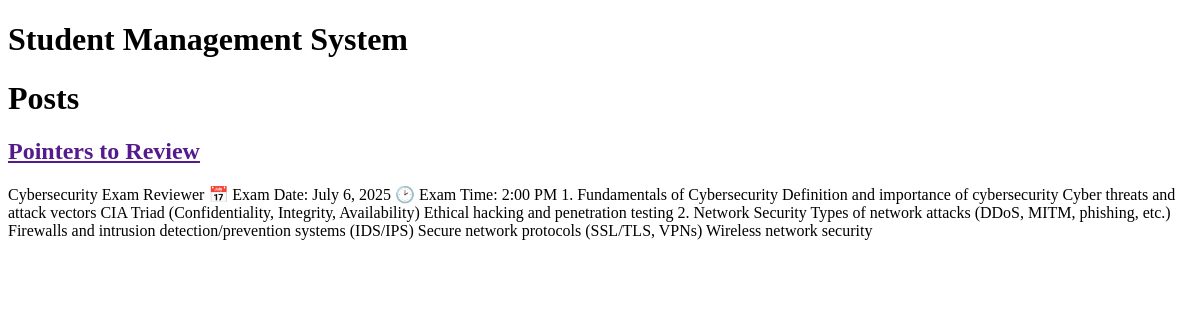
Page /post/ on the earlier database version.
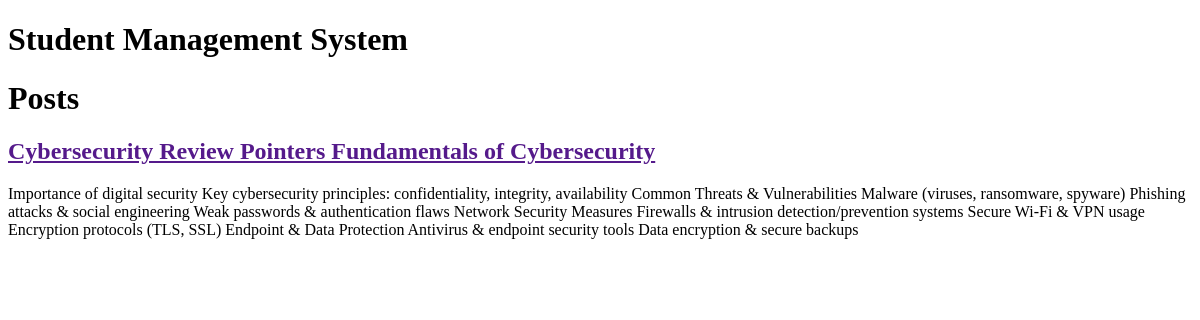
Same page on the later database version.
### app/models.py (models this page shows)
class Post(models.Model):
    title = models.CharField(max_length=200)
    author = models.ForeignKey("auth.User", on_delete=models.CASCADE)
    body = models.TextField()
    created_at = models.DateTimeField(auto_now_add=True)
    def __str__(self):
        return self.title

### app/views.py (the view)
# urls.py: path('post/', PostListView.as_view(), name='post'),
class PostListView(ListView):
    model = Post
    template_name = 'app/post_list.html'

### app/templates/app/post_list.html
{% extends 'app/base.html' %}
{% block content %}
<h1>Posts</h1>
    {% for post in post_list %}
        <div class ="post-entry">
            <h2><a href="">{{post}}</a></h2>
            <p>{{post.body}}</p>
        </div>
    {% endfor %}
{% endblock %}

### app/templates/app/base.html (shortened to what this page needs)
<!DOCTYPE html>
<html>
<head>
<body>
<div>
    <h1>Student Management System</h1>
    {% block content %}
    {% endblock %}
</div>
</body>
</html>

Differences in the rows shown:
removed Post: title "Pointers to Review", body "Cybersecurity Exam Reviewer 📅 Exam Date: July 6, 2025 🕑 Exam Time: 2:00 PM 1. Fundamentals of Cybersecurity Definition and importance of cybersecurity Cyber threats and attack vectors CIA Triad (Confidentiality, Integrity, Availability) Ethical hacking and penetration testing 2. Network Security Types of network attacks (DDoS, MITM, phishing, etc.) Firewalls and intrusion detection/prevention systems (IDS/IPS) Secure network protocols (SSL/TLS, VPNs) Wireless network security"
added Post: title "Cybersecurity Review Pointers Fundamentals of Cybersecurity", body "Importance of digital security Key cybersecurity principles: confidentiality, integrity, availability Common Threats & Vulnerabilities Malware (viruses, ransomware, spyware) Phishing attacks & social engineering Weak passwords & authentication flaws Network Security Measures Firewalls & intrusion detection/prevention systems Secure Wi-Fi & VPN usage Encryption protocols (TLS, SSL) Endpoint & Data Protection Antivirus & endpoint security tools Data encryption & secure backups"
